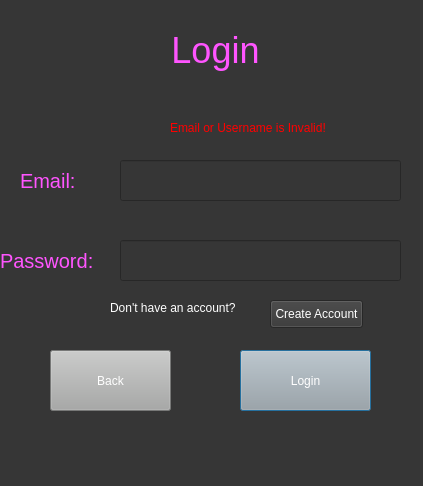
<?xml version="1.0" encoding="UTF-8"?>
<ui version="4.0">
 <class>Dialog</class>
 <widget class="QDialog" name="Dialog">
  <property name="geometry">
   <rect>
    <x>0</x>
    <y>0</y>
    <width>423</width>
    <height>486</height>
   </rect>
  </property>
  <property name="windowTitle">
   <string>Dialog</string>
  </property>
  <property name="styleSheet">
   <string notr="true">background-color:rgb(54, 54, 54)</string>
  </property>
  <widget class="QLabel" name="label">
   <property name="geometry">
    <rect>
     <x>120</x>
     <y>10</y>
     <width>191</width>
     <height>81</height>
    </rect>
   </property>
   <property name="font">
    <font>
     <pointsize>27</pointsize>
    </font>
   </property>
   <property name="styleSheet">
    <string notr="true">color:rgb(255, 85, 255)</string>
   </property>
   <property name="text">
    <string>Login</string>
   </property>
   <property name="alignment">
    <set>Qt::AlignCenter</set>
   </property>
  </widget>
  <widget class="QLabel" name="label_2">
   <property name="geometry">
    <rect>
     <x>20</x>
     <y>150</y>
     <width>81</width>
     <height>61</height>
    </rect>
   </property>
   <property name="font">
    <font>
     <pointsize>15</pointsize>
    </font>
   </property>
   <property name="styleSheet">
    <string notr="true">color:rgb(255, 85, 255)</string>
   </property>
   <property name="text">
    <string>Email:</string>
   </property>
  </widget>
  <widget class="QLineEdit" name="email">
   <property name="geometry">
    <rect>
     <x>120</x>
     <y>160</y>
     <width>281</width>
     <height>41</height>
    </rect>
   </property>
   <property name="styleSheet">
    <string notr="true">font-size:14pt;color:rgb(255, 255, 255)</string>
   </property>
  </widget>
  <widget class="QLineEdit" name="password">
   <property name="geometry">
    <rect>
     <x>120</x>
     <y>240</y>
     <width>281</width>
     <height>41</height>
    </rect>
   </property>
   <property name="styleSheet">
    <string notr="true">font-size:14pt;color:rgb(255, 255, 255)</string>
   </property>
   <property name="text">
    <string/>
   </property>
   <property name="echoMode">
    <enum>QLineEdit::Password</enum>
   </property>
  </widget>
  <widget class="QLabel" name="label_3">
   <property name="geometry">
    <rect>
     <x>0</x>
     <y>230</y>
     <width>111</width>
     <height>61</height>
    </rect>
   </property>
   <property name="font">
    <font>
     <pointsize>15</pointsize>
    </font>
   </property>
   <property name="styleSheet">
    <string notr="true">color:rgb(255, 85, 255)</string>
   </property>
   <property name="text">
    <string>Password:</string>
   </property>
  </widget>
  <widget class="QPushButton" name="loginButton">
   <property name="geometry">
    <rect>
     <x>240</x>
     <y>350</y>
     <width>131</width>
     <height>61</height>
    </rect>
   </property>
   <property name="styleSheet">
    <string notr="true">background-color: rgb(167, 168, 167);
color: rgb(255, 255, 255);
font: 14pt &quot;MS Shell Dlg 2&quot;;</string>
   </property>
   <property name="text">
    <string>Login</string>
   </property>
  </widget>
  <widget class="QLabel" name="label_4">
   <property name="geometry">
    <rect>
     <x>110</x>
     <y>300</y>
     <width>141</width>
     <height>16</height>
    </rect>
   </property>
   <property name="styleSheet">
    <string notr="true">color: rgb(255, 255, 255);</string>
   </property>
   <property name="text">
    <string>Don't have an account?</string>
   </property>
  </widget>
  <widget class="QPushButton" name="createAcc">
   <property name="geometry">
    <rect>
     <x>270</x>
     <y>300</y>
     <width>93</width>
     <height>28</height>
    </rect>
   </property>
   <property name="styleSheet">
    <string notr="true">color: rgb(255, 255, 255);</string>
   </property>
   <property name="text">
    <string>Create Account</string>
   </property>
  </widget>
  <widget class="QPushButton" name="backButton">
   <property name="geometry">
    <rect>
     <x>50</x>
     <y>350</y>
     <width>121</width>
     <height>61</height>
    </rect>
   </property>
   <property name="styleSheet">
    <string notr="true">background-color: rgb(167, 168, 167);
color: rgb(255, 255, 255);
font: 14pt &quot;MS Shell Dlg 2&quot;;</string>
   </property>
   <property name="text">
    <string>Back</string>
   </property>
  </widget>
  <widget class="QLabel" name="InvalidE">
   <property name="geometry">
    <rect>
     <x>170</x>
     <y>120</y>
     <width>211</width>
     <height>16</height>
    </rect>
   </property>
   <property name="styleSheet">
    <string notr="true">font: 75 9pt &quot;MS Shell Dlg 2&quot;;
color: rgb(255, 0, 0);</string>
   </property>
   <property name="text">
    <string>Email or Username is Invalid!</string>
   </property>
  </widget>
 </widget>
 <resources/>
 <connections/>
</ui>
